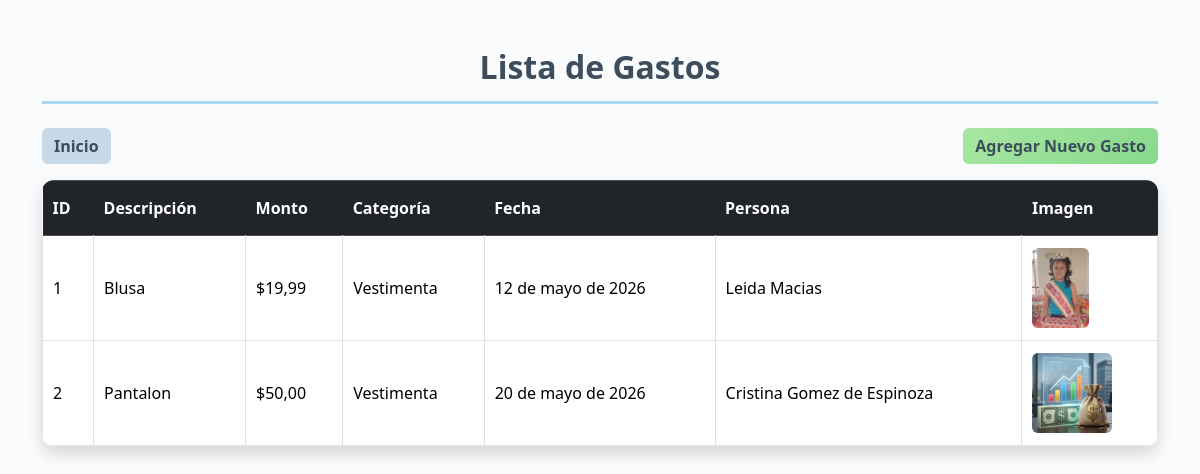
/vergastos/, run on the app's committed database.
### app/gastos/models.py (models this page shows, shortened)
class Gasto(models.Model):
    descripcion = models.CharField(max_length=200)
    monto = models.DecimalField(max_digits=10, decimal_places=2)
    categoria = models.CharField(max_length=50)
    fecha = models.DateField()
    persona = models.ForeignKey(Persona, on_delete=models.CASCADE, null=True, blank=True)
    imagengasto = models.ImageField(upload_to='gastos', blank=True, null=True)

### app/personas/models.py (models this page shows, shortened)
class Persona(models.Model):
    id = models.AutoField(primary_key=True)
    Nombres = models.CharField(max_length=100)
    edad = models.IntegerField(null=True, blank=True)
    email = models.EmailField(null=True, blank=True)
    fecha_nacimiento = models.DateField(null=True, blank=True)
    parentesco = models.CharField(max_length=100, null=True, blank=True)
    ocupacion = models.CharField(max_length=100, null=True, blank=True)
    datos_medicos = models.CharField(max_length=250, null=True, blank=True)
    ingreso_mensual = models.DecimalField(max_digits=10, decimal_places=2, null=True, blank=True)
    gastos_mensuales = models.DecimalField(max_digits=10, decimal_places=2, null=True, blank=True)
    foto = models.ImageField(upload_to='personas/', null=True, blank=True)

### app/gastos/views.py (the view)
# urls.py: path('vergastos/', ver_gastos, name='ver_gastos'),
def ver_gastos(request):
    gastos = Gasto.objects.all()
    return render(request,'verGastos.html',{
        'gastos':gastos
    })

### app/gastos/templates/verGastos.html (shortened to what this page needs)
<!DOCTYPE html>
<html lang="es">
<head>
    <link href="https://cdn.jsdelivr.net/npm/bootstrap@5.3.3/dist/css/bootstrap.min.css" rel="stylesheet">
</head>
<body>
<div class="container mt-5">
<h2 class="text-center mb-4">Lista de Gastos</h2>
<div class="d-flex justify-content-between mb-3">
    <a href="{% url 'inicio' %}" class="btn btn-secondary">Inicio</a>
    <a href="{% url 'agregargastos' %}" class="btn btn-success">Agregar Nuevo Gasto</a>
</div>
<table class="table table-bordered table-hover shadow">
<thead class="table-dark">
<tr>
    <th>ID</th>
    <th>Descripción</th>
    <th>Monto</th>
    <th>Categoría</th>
    <th>Fecha</th>
    <th>Persona</th>
    <th>Imagen</th>
</tr>
</thead>
<tbody>
{% if gastos %}
    {% for gasto in gastos %}
    <tr>
        <td>{{gasto.id}}</td>
        <td>{{gasto.descripcion}}</td>
        <td>${{gasto.monto}}</td>
        <td>{{gasto.categoria}}</td>
        <td>{{gasto.fecha}}</td>
        <td>{{gasto.persona.Nombres|default:"Sin asignar"}}</td>
        <td>
            {% if gasto.imagengasto %}
                <img src="{{gasto.imagengasto.url}}" alt="{{gasto.descripcion}}" style="max-width: 80px; max-height: 80px;">
            {% else %}
                Sin imagen
            {% endif %}
        </td>
    </tr>
    {% endfor %}
{% else %}
    <tr>
        <td colspan="7" class="text-center">No hay gastos registrados</td>
    </tr>
{% endif %}
</tbody>
</table>
</div>
</body>
</html>

### app/gastos/templates/verGastos.html (style rules this page uses)
body { background: #f9fbfd; color: #5a6c7d; }
h2 { color: #3d4d5c; font-weight: 700; border-bottom: 3px solid #a8d8f0; padding-bottom: 15px; }
.btn-secondary { background: #c5d9e8; border: none; font-weight: 600; color: #3d4d5c; }
.btn-success { background: linear-gradient(135deg, #a8e6a1 0%, #87d98c 100%); border: none; font-weight: 600; color: #3d4d5c; }
.table { background: white; border-radius: 12px; overflow: hidden; box-shadow: 0 2px 8px rgba(0, 0, 0, 0.1); }
.table thead { background: linear-gradient(135deg, #e8f4f8 0%, #d9ebf5 100%); color: #3d4d5c; font-weight: 600; }
.table th { border: none; padding: 15px 10px; }
.table tbody tr { border-bottom: 1px solid #dce8f0; transition: all 0.3s ease; }
.table td { padding: 12px 10px; vertical-align: middle; }
img { border-radius: 6px; }

### data on the page
Gasto: id "1", descripcion "Blusa", monto "19,99", categoria "Vestimenta", fecha "12 de mayo de 2026", persona.Nombres "Leida Macias", imagengasto (picture)
Gasto: id "2", descripcion "Pantalon", monto "50,00", categoria "Vestimenta", fecha "20 de mayo de 2026", persona.Nombres "Cristina Gomez de Espinoza", imagengasto (picture)
